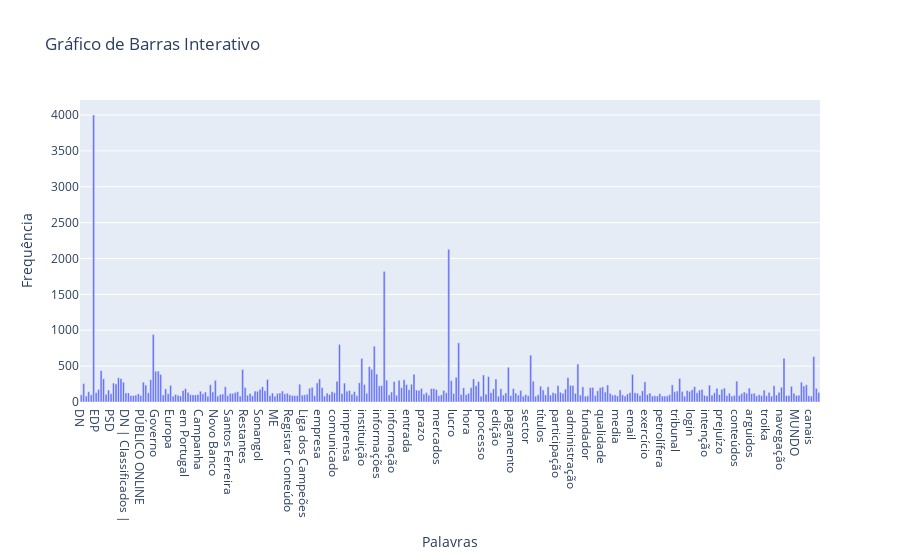

Notebook source saved alongside this figure:
### Code cell
import matplotlib.pyplot as plt


import plotly.graph_objects as go


frequencias = {}
for type, words in df["keywords"].iloc[0].items():
    for word, details in words.items():
        frequencias[word] = details["count"]

#frequencias = {k: v for k, v in frequencias.items() if v > 55}#in set(range(50, 1500))} #max e min pode ser tendo em conta qty de noticias

palavras = list(frequencias.keys())
valores = list(frequencias.values())

fig = go.Figure(data=[go.Bar(x=palavras, y=valores)])

fig.update_layout(
    title='Gráfico de Barras Interativo',
    xaxis_title='Palavras',
    yaxis_title='Frequência',
)

fig.show()

### Figure 1 — Plotly figure (JSON) as saved in the notebook; plotly's stock layout.template omitted (floating-point values rounded to 4 significant figures; data arrays with more than 128 entries replaced by an {"elided": "..."} marker saying what was removed)
{"data": [{"type": "bar", "x": {"elided": "298 str values"}, "y": {"elided": "298 int values"}}], "layout": {"title": {"text": "Gráfico de Barras Interativo"}, "xaxis": {"title": {"text": "Palavras"}}, "yaxis": {"title": {"text": "Frequência"}}}}
